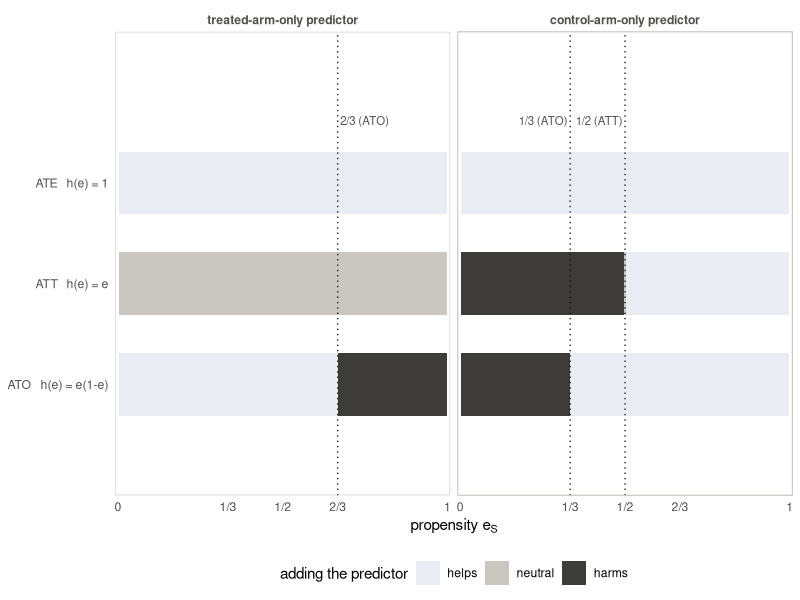

Reproduce this figure in R.
# fig_signmap.R — Figure 1: sign of the outcome-side increment (Theorem 4)
# for arm-specific predictors, by estimand and propensity e. A sign map.
suppressMessages(library(ggplot2))
e <- seq(.005, .995, by = .005)
sgn <- function(v) ifelse(abs(v) < 1e-12, "neutral", ifelse(v > 0, "harms", "helps"))
rowsf <- function(lab, h, hp) rbind(
  data.frame(estimand = lab, arm = "treated-arm-only predictor", e = e,
             s = sgn(hp(e)^2*e*(1-e) - h(e)^2*(1-e)/e)),
  data.frame(estimand = lab, arm = "control-arm-only predictor", e = e,
             s = sgn(hp(e)^2*e*(1-e) - h(e)^2*e/(1-e))))
d <- rbind(rowsf("ATE   h(e) = 1",      function(e) 1+0*e,   function(e) 0*e),
           rowsf("ATT   h(e) = e",      function(e) e,       function(e) 1+0*e),
           rowsf("ATO   h(e) = e(1-e)", function(e) e*(1-e), function(e) 1-2*e))
d$estimand <- factor(d$estimand, levels = rev(unique(d$estimand)))
d$arm <- factor(d$arm, levels = c("treated-arm-only predictor", "control-arm-only predictor"))
d$s <- factor(d$s, levels = c("helps", "neutral", "harms"))
thr <- data.frame(arm = factor(c("control-arm-only predictor","control-arm-only predictor","treated-arm-only predictor"),
                               levels = levels(d$arm)),
                  x = c(.5, 1/3, 2/3), lab = c("1/2 (ATT)", "1/3 (ATO)", "2/3 (ATO)"))
fig <- ggplot(d, aes(x = e, y = estimand, fill = s)) +
  geom_tile(height = .62, width = .006) +
  geom_vline(data = thr, aes(xintercept = x), linetype = "dotted", color = "#0b0b0b", linewidth = .45) +
  geom_text(data = thr, aes(x = x, y = c(3.62, 3.62, 3.62) - c(0, 0, 0), label = lab, hjust = c(1.05, 1.05, -0.05)), inherit.aes = FALSE, size = 2.9, color = "#52514e") +
  facet_wrap(~arm, nrow = 1) +
  scale_fill_manual(values = c(helps = "#e9edf3", neutral = "#c9c7c0", harms = "#3d3c39"), name = "adding the predictor") +
  scale_x_continuous(breaks = c(0, 1/3, .5, 2/3, 1), labels = c("0", "1/3", "1/2", "2/3", "1"), expand = c(.01, 0)) +
  coord_cartesian(ylim = c(.5, 3.9)) +
  labs(x = expression(propensity ~ e[S]), y = NULL) +
  theme_minimal(base_size = 11) +
  theme(legend.position = "bottom", panel.grid = element_blank(),
        panel.border = element_rect(fill = NA, color = "#c9c7c0", linewidth = .4),
        strip.text = element_text(face = "bold", color = "#52514e"),
        plot.background = element_rect(fill = "white", color = NA))
dir.create("figures", showWarnings = FALSE)
ggsave("figures/fig1_signmap.png", fig, width = 8, height = 2.9, dpi = 220, bg = "white")
cat("fig1 written\n")
